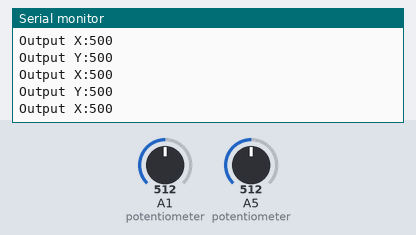
A sketch run on a simulated Arduino Uno, built with avr-gcc and run on an emulated ATmega328P. On the bench: the last lines printed to the serial monitor. The inputs (shaded band) are chosen by the test bench; at power-on: A1 (potentiometer) = 512, A5 (potentiometer) = 512.

Above: at 1.2 s.
1.3 s: A1 (potentiometer) set to 1011
At 1.8 s:
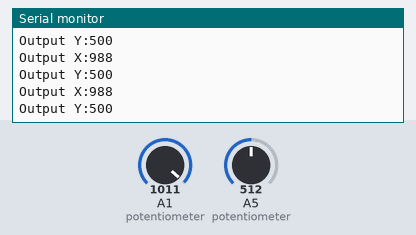
4.3 s: A1 (potentiometer) set to 1023
At 5.2 s:
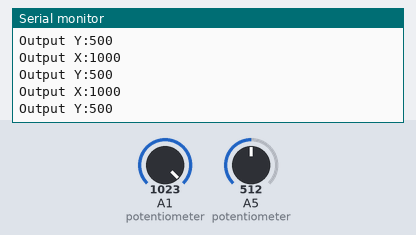
7.3 s: A5 (potentiometer) set to 112
At 7.8 s:
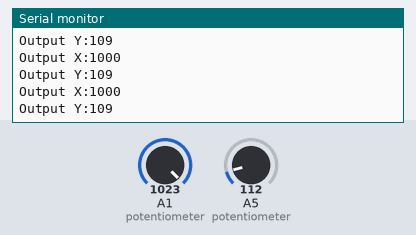
8.8 s: A5 (potentiometer) set to 93
At 9.3 s:
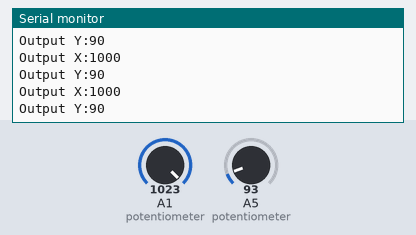
10.3 s: A5 (potentiometer) set to 12
At 10.9 s:
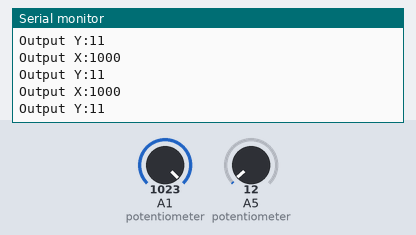
11.8 s: A5 (potentiometer) set to 9
At 12.5 s:
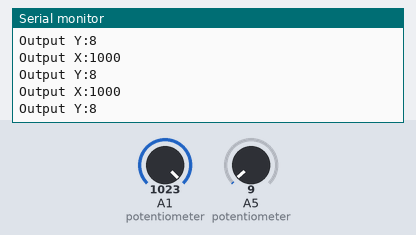
Timing chart, 0 to 14.8 s (numbered marks = the images above; inputs shaded):
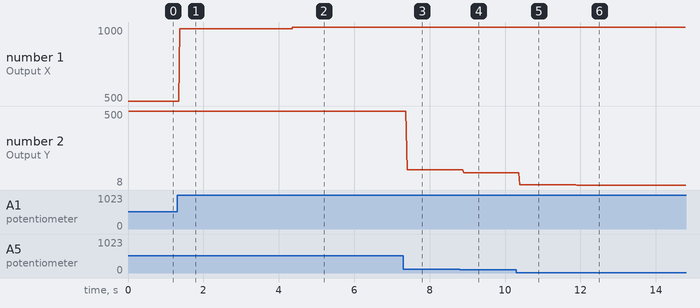

Measured:
- after the input at 1.3 s, the serial monitor: prints a new line after 0.07 s (image 1)
- after the input at 4.3 s, the serial monitor: prints a new line after 0.07 s (image 2)
- after the input at 7.3 s, the serial monitor: prints a new line after 0.10 s (image 3)
- after the input at 8.8 s, the serial monitor: prints a new line after 0.11 s (image 4)
- after the input at 10.3 s, the serial monitor: prints a new line after 0.09 s (image 5)
- after the input at 11.8 s, the serial monitor: prints a new line after 0.11 s (image 6)
- plotted number 1: 500 → 988 after the input at 1.3 s, 988 → 1000 after the input at 4.3 s
- plotted number 2: 500 → 109 after the input at 7.3 s, 109 → 90 after the input at 8.8 s, 90 → 11 after the input at 10.3 s, 11 → 8 after the input at 11.8 s

The sketch:

VERSION2_ardiunosketchboardproject.ino
```cpp
//upload this first with breadboard plugged in, exit upload, run processing code

void setup() {
  //setup code, runs once
  Serial.begin(9600); //will print out values here
}

void loop() {
  //looping code, outputs continuously
  int outputX = map(analogRead(A1), 0, 1023, 0, 1000); //potentiometer for x value is connected to A1, limit output values from 0-1000
  int outputY = map(analogRead(A5), 0, 1023, 0, 1000); //potentiometer for y value is connected to A5, limit output values from 0-1000

  Serial.print("Output X:"); //label needed to tell x and y apart
  Serial.println(outputX); //output X

  Serial.print("Output Y:"); //label needed to tell x and y apart
  Serial.println(outputY); //output Y

  delay(1); //1 MS delay
}
```
